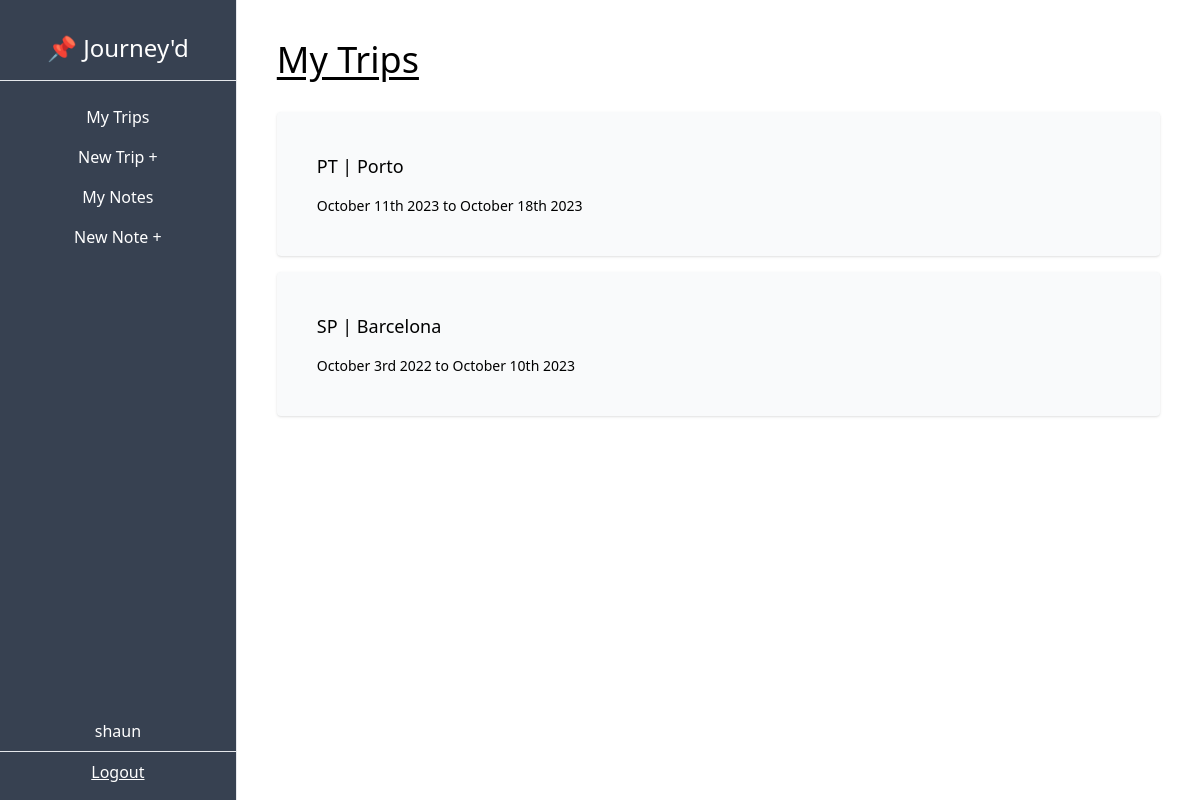
Page /dashboard/ (signed in) on the earlier database version.
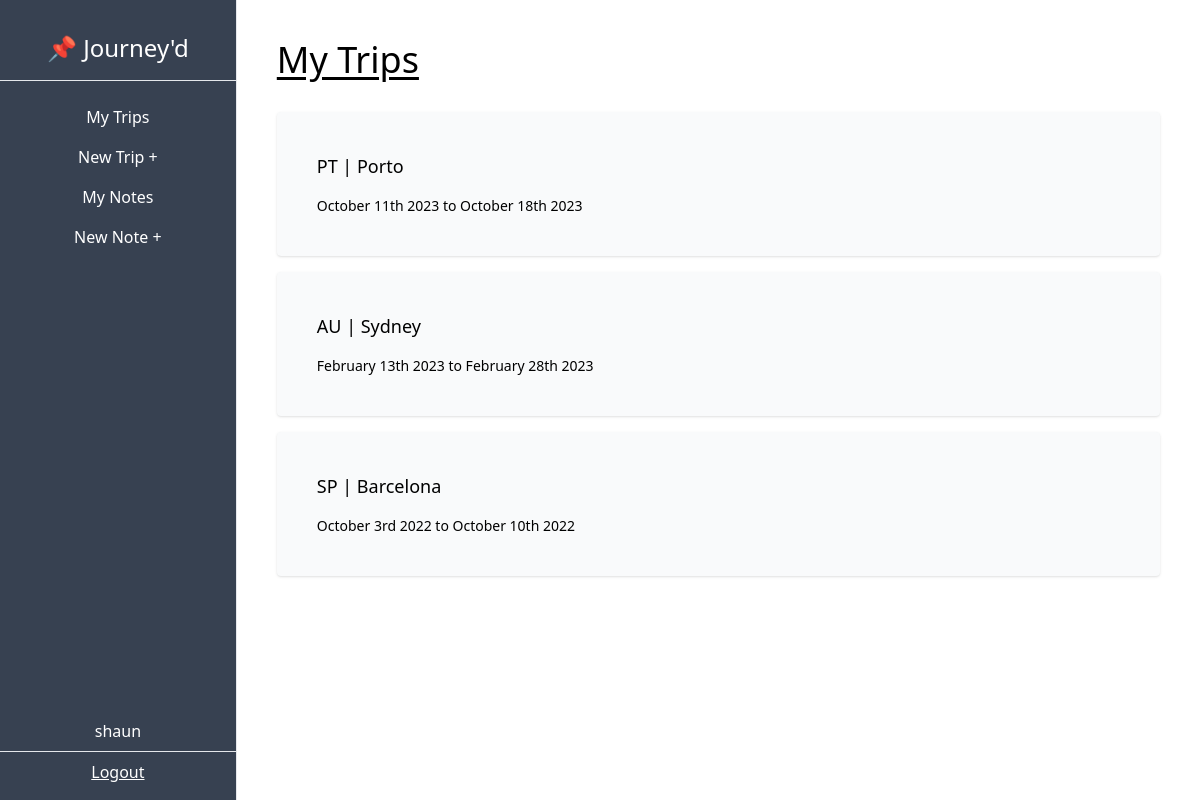
Same page on the later database version.
### TripTrak/models.py (models this page shows, shortened)
class Trip(models.Model):
    city = models.CharField(max_length=50)
    country = models.CharField(max_length=2)
    start_date = models.DateField(blank=True, null=True)
    end_date = models.DateField(blank=True, null=True)
    owner = models.ForeignKey(User, on_delete=models.CASCADE, related_name='trips')

### TripTrak/views.py (the view)
# urls.py: path('dashboard/', trips_list, name='trip-list'),
@login_required
def trips_list(request):
    trips = Trip.objects.filter(owner=request.user).order_by('-end_date')
    context = {
        'trips': trips
    }
    return render(request, 'TripTrak/trips_list.html', context)

### TripTrak/templates/TripTrak/trips_list.html
{% extends 'TripTrak/_base.html' %}
{% block content %}
<h1 class="text-4xl underline underline-offset-4 mb-8">My Trips</h1>
{% for trip in trips %}
    <a href="{% url 'trip-detail' trip.pk %}">
        <div class="bg-gray-50 p-10 rounded shadow my-4 hover:shadow-lg hover:cursor-pointer">
            <p class="text-lg">
                {{trip.country}} | {{trip.city}}
            </p>
            <p class="text-sm pt-4">
                {% if trip.start_date %}
                {{ trip.start_date|date:"F jS Y" }}
                {% else %}
                TBA
                {% endif %}
                to
                {% if trip.end_date %}
                {{ trip.end_date|date:"F jS Y" }}
                {% else %}
                TBA
                {% endif %}
            </p>
        </div>
    </a>
{% endfor %}
{% endblock content %}

Differences in the rows shown:
added Trip: country "AU", city "Sydney", start_date "February 13th 2023", end_date "February 28th 2023"
changed Trip "SP": end_date "October 10th 2023" → "October 10th 2022"
